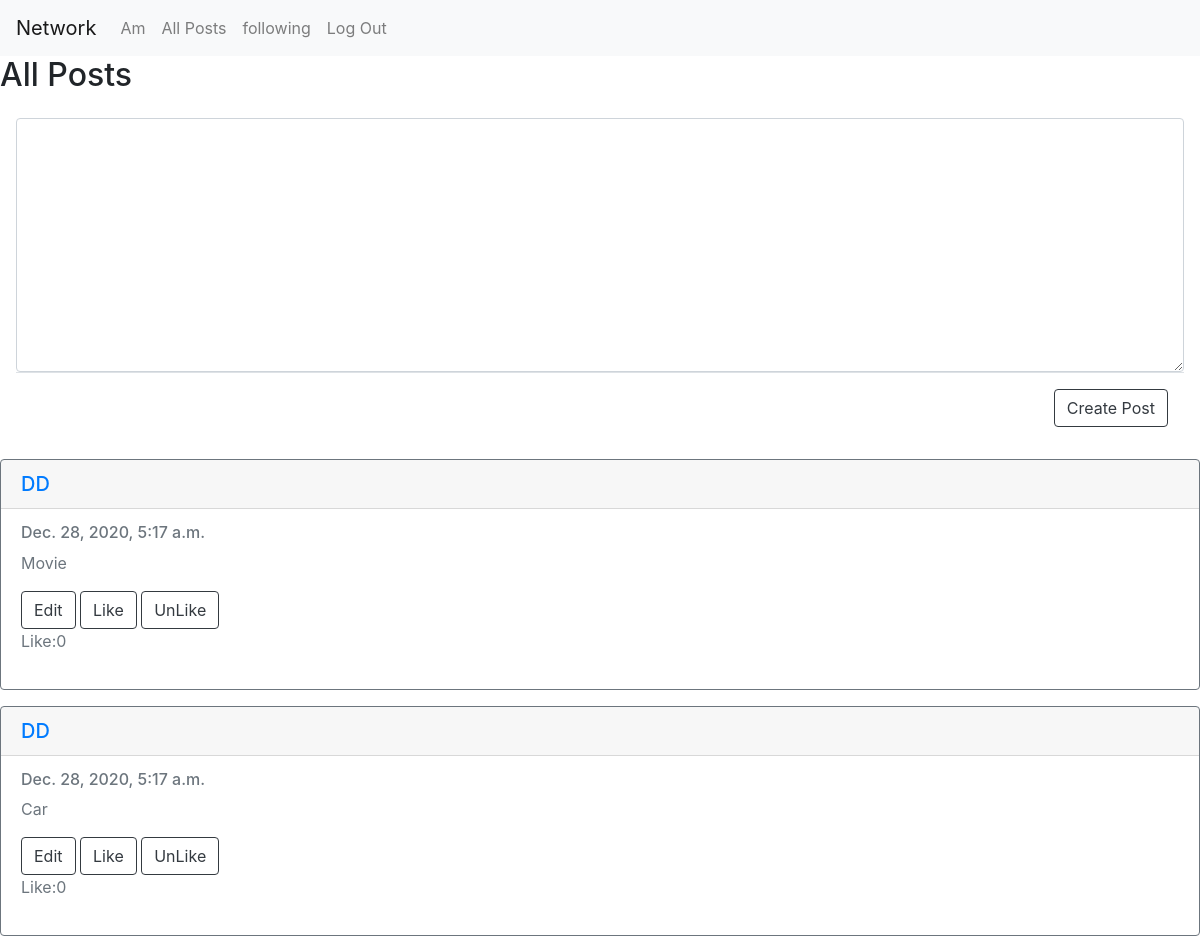
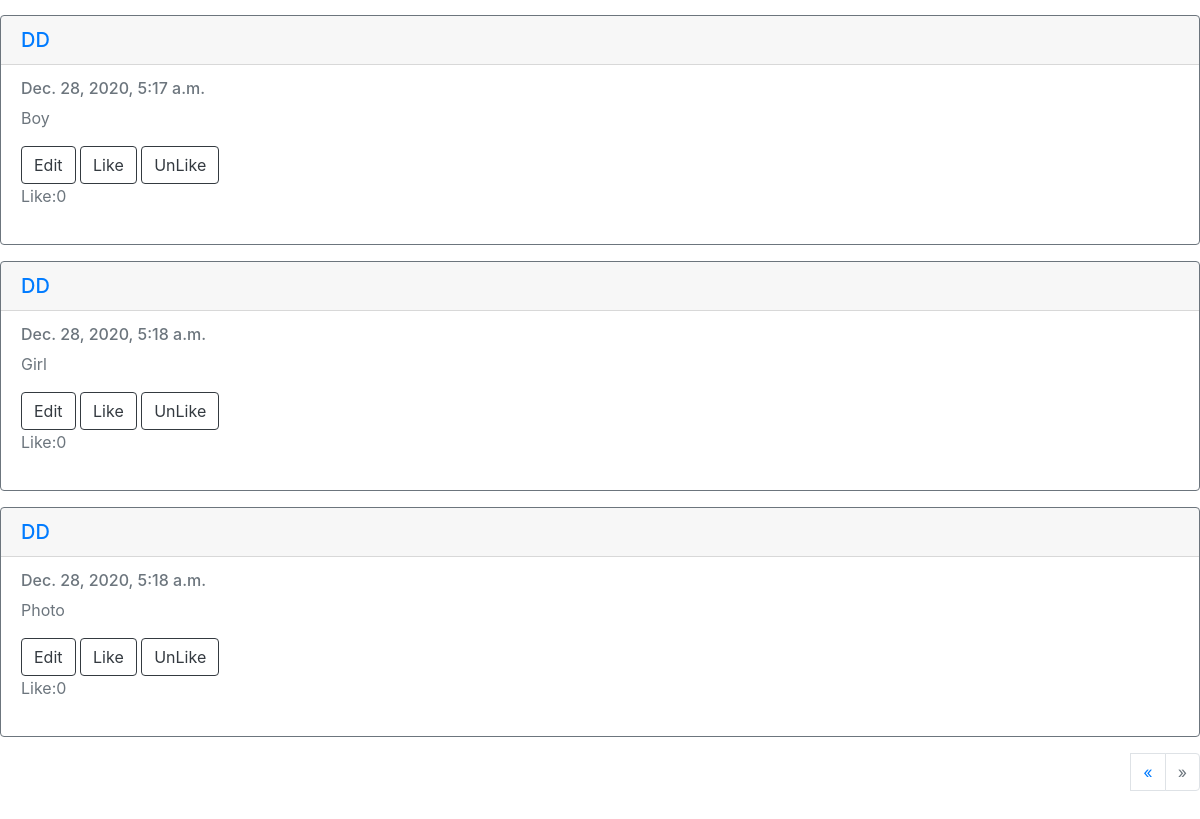
The page /all?page=2 (signed in) on the database its author committed (2 pictures, top to bottom).
### network/models.py (models this page shows, shortened)
class User(AbstractUser):
    pass

class Item(models.Model):
    owner = models.ForeignKey(User, on_delete=models.CASCADE)
    post = models.CharField(max_length=500, null=True, blank=True)
    timestamp = models.DateTimeField(default=timezone.now)

### network/views.py (the view)
# urls.py: path("all",views.allpost, name="allpost"),
def allpost(request):
           user=request.user
           posts = Item.objects.all()
           ll = Lk.objects.filter(Users=user).count()
           paginator = Paginator(posts, 10)
           if request.GET.get("page") != None:
               try:
                   posts = paginator.page(request.GET.get("page"))
               except:
                   posts = paginator.page(1)
           else:
               posts = paginator.page(1)
           return render(request, "network/Post.html", {'posts': posts, 'll': ll})

### network/templates/network/Post.html (shortened to what this page needs)
{% extends "network/layout.html" %}
{% load static %}
{% block body %}
<h2>All Posts</h2>
 <div class="modal-body">
   <form method="post" action="{% url 'addpost'  %}">
<textarea rows="10" class="form-control" name="textarea"></textarea>
              <div class="modal-footer"><button class="btn btn-outline-dark save" type="submit" value="Create">Create Post</button>
             </div>
     </form>
      </div>
  <div class="modal-dialog">
      <div class="modal-header">
          {% for post in posts %}
            <div class="card border-secondary mb-3">
            <h5 class="card-header"><a href="{% url 'userprofile' username=post.owner %}">{{post.owner}}</a></h5>
            <div class="card-body text-secondary">
                <h6 class="card-subtitle mb-2 text-muti">{{post.timestamp}}</h6>
                <p class="card-text">{{post.post}}</p>
                 <a href="{% url 'edit'  post.id   %}"><button class="btn btn-outline-dark save"  value="Edit" >Edit</button></a>
             <a href="{% url 'lk'  post.id   %}"><button class="btn btn-outline-dark save" id=lk   value="Like" >Like</button></a>
             <a href="{% url 'unlike'  post.id   %}"><button class="btn btn-outline-dark save" id=lks value="UnLike" >UnLike</button></a>
             <p>Like:{{ll}}</p>
              </div>
            </div>
              </div>
{% endfor %}
      <div class="d-flex justify-content-end my-3">
  <nav aria-label="Page navigation ">
    <ul class="pagination">
    {% if posts.has_previous %}
    <li class="page-item">
      <li class="page-item">
        <a class="page-link" href="?page={{posts.previous_page_number}}" aria-label="Previous">
          <span aria-hidden="true">&laquo;</span>
        </a>
      </li>
      {%endif%}
{% if posts.has_next %}
      <li class="page-item">
        <a class="page-link" href="?page={{posts.next_page_number}}" aria-label="Next">
          <span aria-hidden="true">&raquo;</span>
          <span class="sr-only">Next</span>
        </a>
      </li>
      {%else%}
       <li class="page-item disabled">
        <a class="page-link" href="#" aria-label="Next">
          <span aria-hidden="true">&raquo;</span>
        </a>
      </li>
      {%endif%}
    </ul>
  </nav>
</div>
{% endblock %}

### network/templates/network/layout.html (shortened to what this page needs)
{% load static %}
<!DOCTYPE html>
<html lang="en">
    <head>
        <link rel="stylesheet" href="https://stackpath.bootstrapcdn.com/bootstrap/4.4.1/css/bootstrap.min.css">
        <link href="{% static 'network/styles.css' %}" rel="stylesheet">
    </head>
    <body>
        <nav class="navbar navbar-expand-lg navbar-light bg-light">
            <a class="navbar-brand" href="#">Network</a>
            <div>
              <ul class="navbar-nav mr-auto">
                {% if user.is_authenticated %}
                    <li class="nav-item">
                        <a class="nav-link" href="{% url 'userprofile' user.username %}">{{user.username}}</a>
                    </li>
                {% endif %}
                <li class="nav-item">
                  <a class="nav-link"  href="{% url 'allpost'  %}">All Posts</a>
                    </li>
                    <li class="nav-item">
                  <a class="nav-link"  href="{% url 'following'  user.username %}">following</a>
                    </li>
                {% if user.is_authenticated %}
                    <li class="nav-item">
                        <a class="nav-link" href="{% url 'logout' %}">Log Out</a>
                    </li>
                {% endif %}
              </ul>
            </div>
          </nav>
        <div class="body">
            {% block body %}
            {% endblock %}
    </body>
</html>

### rows shown on the page
User: username "Am"
Item: owner "DD", timestamp "Dec. 28, 2020, 5:17 a.m.", post "Movie", ll "0"
Item: owner "DD", timestamp "Dec. 28, 2020, 5:17 a.m.", post "Car", ll "0"
Item: owner "DD", timestamp "Dec. 28, 2020, 5:17 a.m.", post "Boy", ll "0"
Item: owner "DD", timestamp "Dec. 28, 2020, 5:18 a.m.", post "Girl", ll "0"
Item: owner "DD", timestamp "Dec. 28, 2020, 5:18 a.m.", post "Photo", ll "0"
